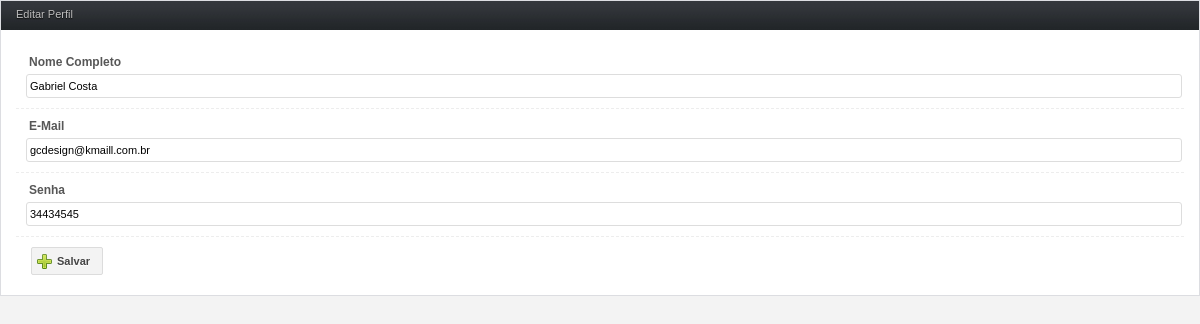
The app's page /jb-user/edt.perfil.php (signed in) with its own data.
### tables this page shows
CREATE TABLE IF NOT EXISTS `usuario` (
  `id` int(11) NOT NULL AUTO_INCREMENT,
  `nome` varchar(255) NOT NULL,
  `username` varchar(255) NOT NULL,
  `foto` varchar(255) NOT NULL,
  `email` varchar(255) NOT NULL,
  `senha` varchar(255) NOT NULL,
  `nivel` varchar(50) NOT NULL,
  PRIMARY KEY (`id`)
);

### jb-user/edt.perfil.php (the view, shortened to what this page needs)
<?php require_once('../Connections/conn.php'); ?>
<?php
if (!function_exists("GetSQLValueString")) {
function GetSQLValueString($theValue, $theType, $theDefinedValue = "", $theNotDefinedValue = "")
{
  $theValue = function_exists("mysql_real_escape_string") ? mysql_real_escape_string($theValue) : mysql_escape_string($theValue);
  switch ($theType) {
    case "text":
      $theValue = ($theValue != "") ? "'" . $theValue . "'" : "NULL";
      break;
  }
  return $theValue;
}
}
$editFormAction = $_SERVER['PHP_SELF'];
if (isset($_SERVER['QUERY_STRING'])) {
  $editFormAction .= "?" . htmlentities($_SERVER['QUERY_STRING']);
}
$colname_atlperfil = "-1";
if (isset($_SESSION['MM_Username'])) {
  $colname_atlperfil = $_SESSION['MM_Username'];
}
$query_atlperfil = sprintf("SELECT id, nome, username, email, senha FROM usuario WHERE username = %s", GetSQLValueString($colname_atlperfil, "text"));
$atlperfil = mysql_query($query_atlperfil, $conn) or die(mysql_error());
$row_atlperfil = mysql_fetch_assoc($atlperfil);
?>
<!DOCTYPE HTML>
<html lang="pt-br">
<head>
<link rel="stylesheet" type="text/css" href="../tema/administrator/style.css" media="screen" />
<link rel="stylesheet" type="text/css" href="../tema/administrator/navi.css" media="screen" />
</head>
<body>
<div id="main">
  <div class="full_w">
    <div class="h_title">Editar Perfil</div>
    <form action="<?php echo $editFormAction; ?>" method="POST" enctype="multipart/form-data" name="cadpost" id="cadpost">
      <div class="element">
        <label for="nome">Nome Completo</label>
        <input name="nome" class="text " id="nome" value="<?php echo $row_atlperfil['nome']; ?>"  />
      </div>
      <div class="element">
        <label for="nome">E-Mail</label>
        <input name="email" class="text " id="email" value="<?php echo $row_atlperfil['email']; ?>"  />
      </div>
      <div class="element">
        <label for="nome">Senha</label>
        <input name="senha" type="text" class="text " id="senha" value="<?php echo base64_decode($row_atlperfil['senha']); ?>"  />
      </div>
      <div class="entry">
        <button type="submit" class="add">Salvar</button>
        <br>
      </div>
    </form>
  </div>
</div>
</body>
</html>

### tema/administrator/style.css (style rules this page uses)
* { margin: 0; padding: 0; }
body { background: #f3f3f3 url(img/bg_top.jpg) repeat-x; color: #bebebe; font-family: Tahoma, Arial, Helvetica, sans-serif; font-size: 11px; margin: 0; }
button, .button { background: #F3F3F3; border: 1px solid #DCDCDC; border-radius: 2px; color: #444444; cursor: pointer; display: inline-block; font: 700 11px Tahoma, Arial, sans-serif; margin-right: 10px; padding: 7px 12px 7px 12px; position: relative; text-decoration: none; text-shadow: 0px 1px 0px #FFFFFF; visibility: visible; }
#main .full_w { background: #ffffff; border: 1px solid #DCDDE1; color: #848484; margin: 0 0 20px 0; }
#main .full_w .h_title, #main .half_w .h_title { background: url(img/bg_box_head.jpg) repeat-x; color: #bebebe; font-size: 11px; font-weight: normal; height: 22px; padding: 7px 0 0 15px; text-shadow: #0E0E0E 0px 1px 1px; }
#main form { margin: 15px; }
#main form .element { clear: both; border-bottom: 1px dashed #ededed; display: block; margin: 0; padding: 10px 10px; }
#main form label { color: #575757; display: block; font-size: 12px; font-weight: bold; margin: 0 0 5px 0; padding: 0 0 0 3px; }
#main form input, #main form select, #main form textarea { background: #FFFFFF; border: 1px solid #DDDDDD; border-radius: 3px; font-size: 11px; font-family: Tahoma, Arial, Helvetica, sans-serif; padding: 5px 3px; width:80%; }
#main form .text { width: 100%; }
.entry { color: #444; margin: 5px 0; padding: 5px 15px; text-shadow: 0px 1px #ffffff; }
.add { background: #F3F3F3 url(img/i_add.png) no-repeat 4px center; padding-left: 25px; }

### records on screen
usuario: nome "Gabriel Costa", email "gcdesign@kmaill.com.br", senha "34434545"
